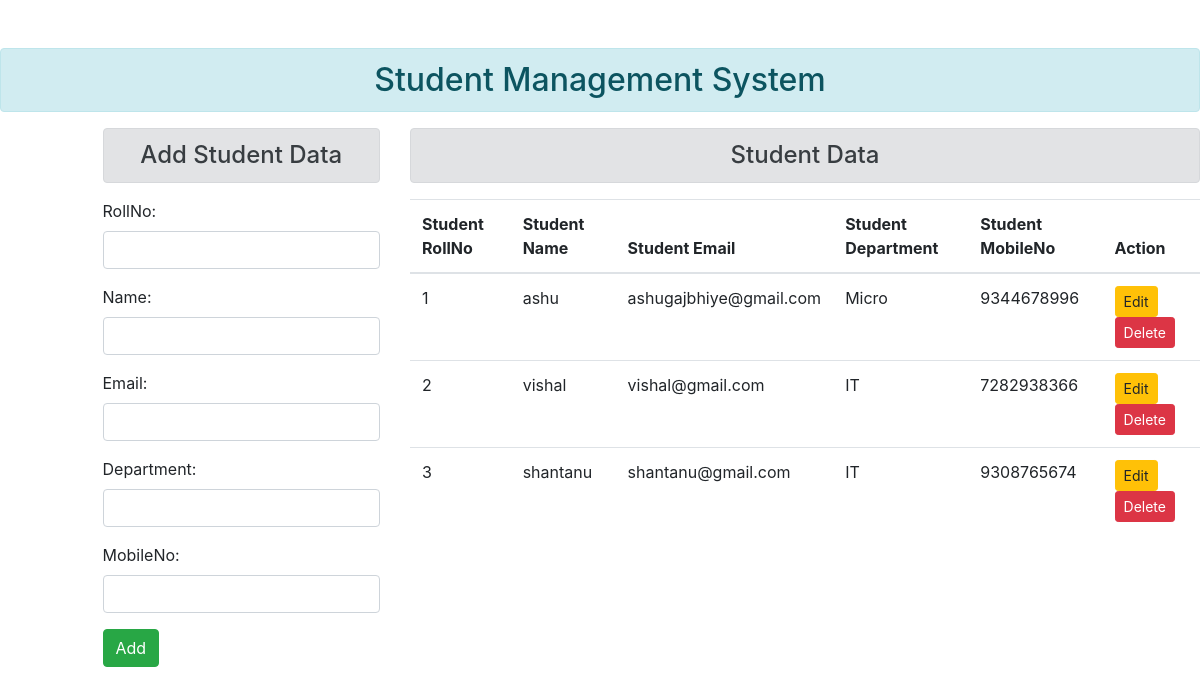
The page / on the database its author committed.
### myapp/models.py (models this page shows)
class stud_data1(models.Model):
    RollNo=models.IntegerField()
    Name=models.CharField(max_length=100)
    Email=models.EmailField(max_length=100)
    Department=models.CharField(max_length=80)
    MobileNo=models.IntegerField()

### myapp/views.py (the view)
# urls.py: path('',views.fun),
def fun(request):
    if request.method=='POST':
        hm=student(request.POST)
        if hm.is_valid():
            p_cd=hm.cleaned_data['RollNo']
            p_nm=hm.cleaned_data['Name']
            p_em=hm.cleaned_data['Email']
            p_ad=hm.cleaned_data['Department']
            p_dm=hm.cleaned_data['MobileNo']
            reg=stud_data1(RollNo=p_cd,Name=p_nm,Email=p_em,Department=p_ad,MobileNo=p_dm)
            reg.save()
            hm=student()
    else:
        hm=student()
    data=stud_data1.objects.all()
    return render(request,'home.html',{'form':hm,'data':data})

### myapp/forms.py
class student(forms.ModelForm):
    class Meta:
        model=stud_data1
        fields=['RollNo','Name','Email','Department','MobileNo']
        widgets={
            'RollNo':forms.NumberInput(attrs={'class':'form-control'}),
            'Name':forms.TextInput(attrs={'class':'form-control'}),
            'Email':forms.EmailInput(attrs={'class':'form-control'}),
            'Department':forms.TextInput(attrs={'class':'form-control'}),
            'MobileNo':forms.NumberInput(attrs={'class':'form-control'}),
        }

### myapp/templates/home.html (shortened to what this page needs)
{% extends 'base.html' %}
{% block content %}
<div class="row">
    <div class="col-lg-3 offset-1 col-md-6 col-sm-12 col-xs-12">
        <h4 class="text-center alert alert-secondary">Add Student Data</h4>
        <form action="" method="POST">
            {{form.as_p}}
            <input type="submit" value="Add" class="btn btn-success">
        </form>
    </div>
    <div class="col-lg-8 col-md-6 col-sm-12 col-xs-12">
        <h4 class="text-center alert alert-secondary">Student Data</h4>
        {% if data %}
        <table class="table table-hover">
            <thead>
                <tr>
                    <th>Student RollNo</th>
                    <th>Student Name</th>
                    <th>Student Email</th>
                    <th>Student Department</th>
                    <th>Student MobileNo</th>
                    <th>Action</th>
                </tr>
            </thead>
            <tbody>
                {% for i in data %}
                <tr>
                    <td>{{i.RollNo}}</td>
                    <td>{{i.Name}}</td>
                    <td>{{i.Email}}</td>
                    <td>{{i.Department}}</td>
                    <td>{{i.MobileNo}}</td>
                    <td>
                        <a href="{% url 'updatedata' i.id %}" class="btn btn-warning btn-sm">Edit</a>
                        <form action="{% url 'deletedata' i.id %}" method="POST" class="d-inline">{% csrf_token %}
                        <input type="submit" value="Delete" class="btn btn-danger btn-sm" name="" id="">
                    </form>
                    </td>
                </tr>
                {% endfor %}
            </tbody>
        </table>
        {% else %}
        <h5 class="text-center alert alert-warning">No Record Found</h5>
        {% endif %}
    </div>
</div>
{% endblock content %}

### myapp/templates/base.html (shortened to what this page needs)
<!DOCTYPE html>
{% load static %}
<html lang="en">
<head>
    <link rel="stylesheet" href="{% static 'css/bootstrap.css' %}">
</head>
<body>
    <div class="cointainer">
        <h2 class="text-center alert alert-info mt-5">Student Management System</h2>
        {% block content %}
        {% endblock content %}
    </div>
</body>
</html>

### rows shown on the page
stud_data1: RollNo "1", Name "ashu", Email "ashugajbhiye@gmail.com", Department "Micro", MobileNo "9344678996"
stud_data1: RollNo "2", Name "vishal", Email "vishal@gmail.com", Department "IT", MobileNo "7282938366"
stud_data1: RollNo "3", Name "shantanu", Email "shantanu@gmail.com", Department "IT", MobileNo "9308765674"
